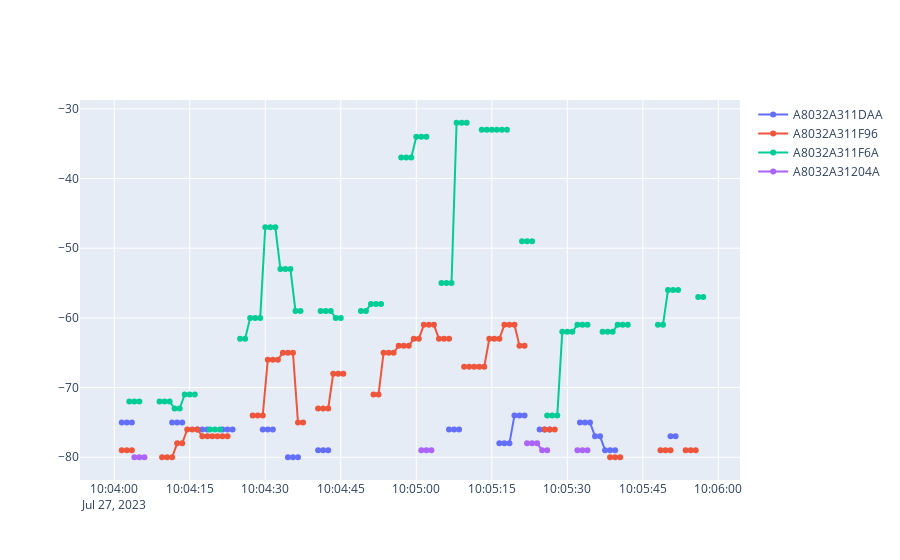

Notebook cell for this chart:
### Code cell
import ast
import os
from src.DataLoader import gdfLoader,ReceiverLoader
from src import API
from src.preprocessing import Preprocessor
from src.preprocessing import remove_duplicates_Cleaner,moving_average_Filter,moving_max_Filter,moving_max_averaged_Filter,blank_Filter
import pandas as pd
from src.visualization import rssi_viewer

#API call
callApi=API()
start="2023-07-27 12:04:00.000000"
end="2023-07-27 12:06:00.000000"
mac_module=ast.literal_eval(os.environ['MAC_WEAR_DICT'])['3480']


raw_data=callApi.getRawDataForCartoWear(mac_module,pd.to_datetime(start),pd.to_datetime(end))
#Preprocessing
sampling_time=1
window='10S'
preprocessor=Preprocessor(raw_data,sampling_time=sampling_time)
rssi_df=preprocessor.set_cleaner(remove_duplicates_Cleaner())\
        .set_filter(moving_max_Filter("2s"))\
        .process()
fig=rssi_viewer(rssi_df)
